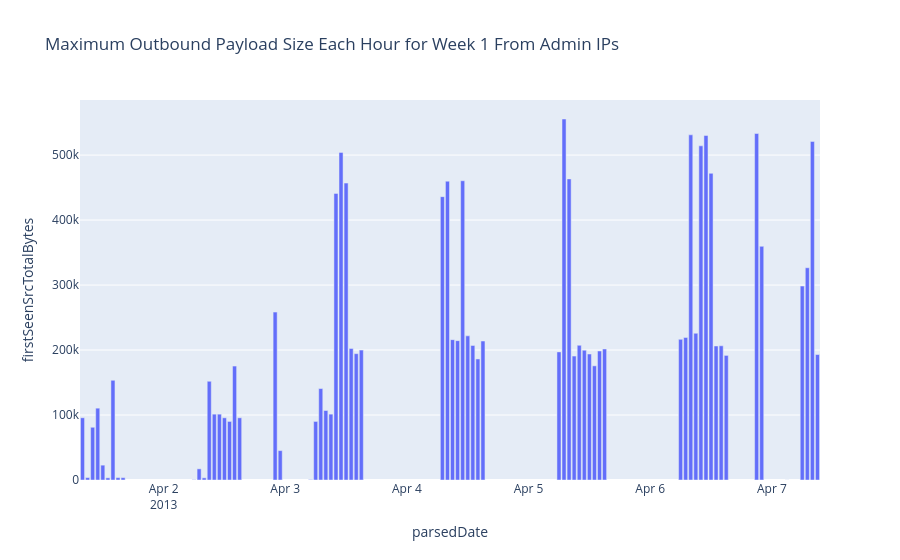

The notebook cell this image was saved under:
### Code cell
# Filter to look only at source IP in the list of admin IPs
# And destination IP starting with 10, since that is the outside world IP prefix
week1_nf_outbound = week1_nf[(week1_nf['firstSeenSrcIp'].isin(week1_admin_unique)) & (week1_nf['firstSeenDestIp'].str.startswith('10'))]

# Look at the firstSeenSrcTotalBytes each hour in week 1
week1_nf_outbound_payload = week1_nf_outbound.groupby([pd.Grouper(key='parsedDate', freq='H')])['firstSeenSrcTotalBytes'].max()

# Graph the data in week1_nf_outbound_payload
fig = px.bar(week1_nf_outbound_payload, x=week1_nf_outbound_payload.index, y='firstSeenSrcTotalBytes', title='Maximum Outbound Payload Size Each Hour for Week 1 From Admin IPs')
fig.show()

### Figure 1 — Plotly figure (JSON) as saved in the notebook; plotly's stock layout.template omitted (floating-point values rounded to 4 significant figures; data arrays with more than 128 entries replaced by an {"elided": "..."} marker saying what was removed)
{"data": [{"alignmentgroup": "True", "hovertemplate": "parsedDate=%{x}<br>firstSeenSrcTotalBytes=%{y}<extra></extra>", "legendgroup": "", "marker": {"color": "#636efa", "pattern": {"shape": ""}}, "name": "", "offsetgroup": "", "orientation": "v", "showlegend": false, "textposition": "auto", "type": "bar", "x": {"elided": "146 str values"}, "xaxis": "x", "y": {"elided": "146 int values"}, "yaxis": "y"}], "layout": {"barmode": "relative", "legend": {"tracegroupgap": 0}, "title": {"text": "Maximum Outbound Payload Size Each Hour for Week 1 From Admin IPs"}, "xaxis": {"anchor": "y", "domain": [0, 1], "title": {"text": "parsedDate"}}, "yaxis": {"anchor": "x", "domain": [0, 1], "title": {"text": "firstSeenSrcTotalBytes"}}}}
